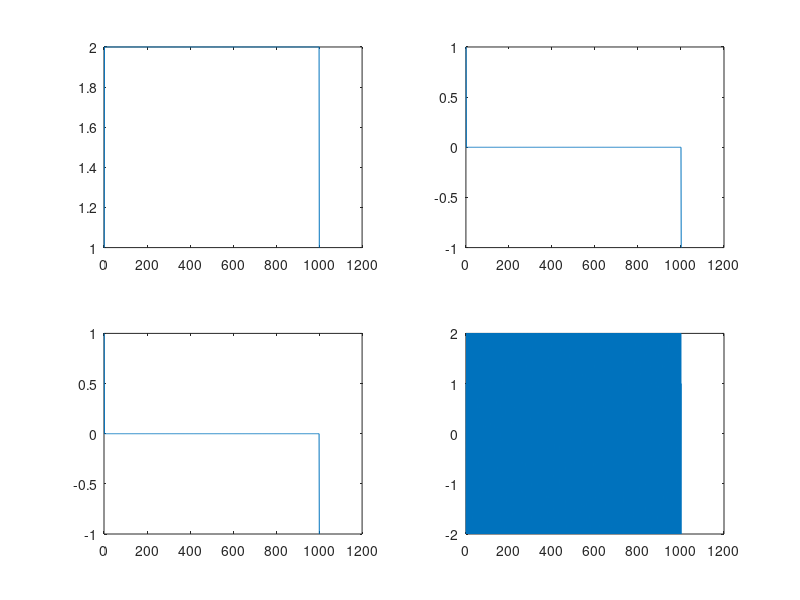

Reproduce this figure in MATLAB. (Note: this script raises an error after producing the figure.)
clear all;
close all;

h1= [1 1];
h2= [1 -1];

x1 = ones(1,1e3); %segnale di uni
x2 = ones(1,1e3);
x2(2:2:end)= -1; %segnale alternato

y11 = conv(x1,h1);
y12 = conv(x1,h2);
y21 = conv(x2,h1);
y22 = conv(x2,h2);

figure(1)
subplot(2,2,1)
    plot(y11)
subplot(2,2,2)
    plot(y21)
subplot(2,2,3)
    plot(y12)
subplot(2,2,4)
    plot(y22)

[X1,Y1] = fft_plot(y11,1,1e3);
[X2,Y2] = fft_plot(y22,1,1e3);

figure(2)
subplot(1,2,1)
    semilogy(X1,abs(Y1))
subplot(1,2,2)
    semilogy(X2,abs(Y2))


